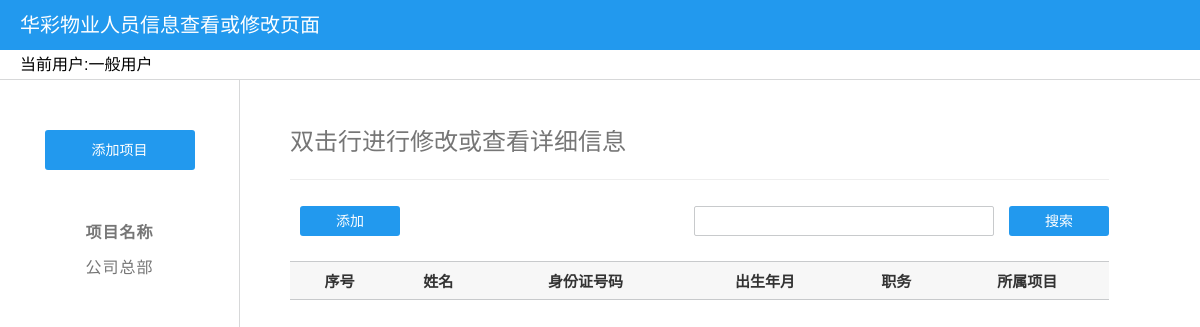
Before: /userinfo/ with the older database file.
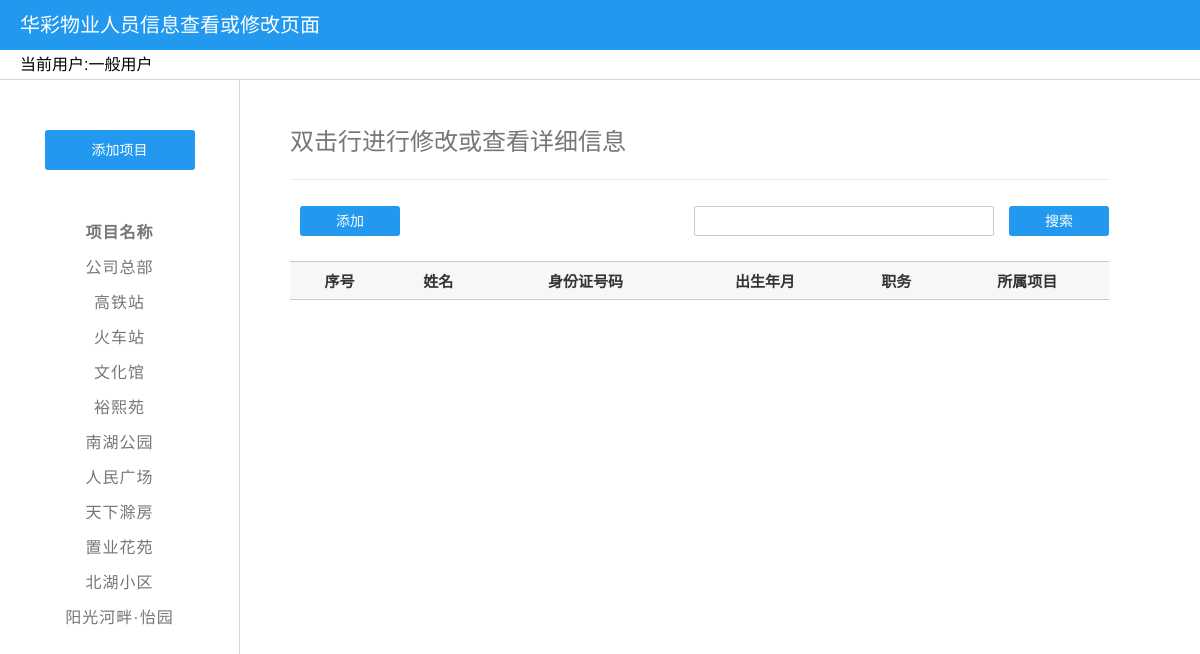
After: the same page with the newer database file.
### web/models.py (models this page shows)
class group(models.Model):
    group_name = models.CharField(max_length=256)                                   #组名
    note = models.TextField()                                                       # 备注

### web/views.py (the view)
# urls.py: url(r'userinfo/$', web.views.userinfo,name='userinfo'),
def userinfo(request):
    group_list = group.objects.all()
    position_list = position.objects.all()
    return render_to_response('userInfo.html',{'group_list':group_list,'position_list':position_list})

### templates/userInfo.html (shortened to what this page needs)
<!DOCTYPE html>
<html lang="en">
<head>
     {% load staticfiles %}
    <link rel="stylesheet" href="{% static "css/userinfo.css" %}" type="text/css">
    <link rel="stylesheet" href="{% static "fonts/iconfont.css" %}" type="text/css">
</head>
<body>
    <div class="header">
        <div class="header-top">
            华彩物业人员信息查看或修改页面
        </div>
        <div class="header-bottom">
            当前用户:<span id="now-user">一般用户</span>
        </div>
    </div>
    <div>
        <div class="sidebar">
            <input id="add-group"type="button" value="添加项目">
            <ul>
                <li><b>项目名称</b></li>
                {% for item in group_list %}
                    <li>{{ item.group_name }}</li>
                {% endfor %}
            </ul>
        </div>
        <div class="main">
            <div class="user-info-page">
                <div class="user-info-page-top">双击行进行修改或查看详细信息
                </div>
                <div class="search">
                    <input id='add_button' type="button" value="添加">
                    <div class="search-content">
                        <input type="text">
                        <input id="search_button" type="button" value="搜索">
                    </div>
                </div>
                <div class="user-info-page-content">
                    <table class="info-page-table">
                        <tr>
                            <th>序号</th>
                            <th>姓名</th>
                            <th>身份证号码</th>
                            <th>出生年月</th>
                            <th>职务</th>
                            <th>所属项目</th>
                        </tr>
                    </table>
                </div>
            </div>
        </div>
    </div>
</body>
</html>

### static/css/userinfo.css (style rules this page uses)
* { margin:0; padding:0; -webkit-text-stroke-width: 0px; -moz-text-stroke-width: 0px; -o-text-stroke-width: 0px; -ms-text-stroke-width: 0px; box-sizing: border-box; -webkit-box-sizing: border-box; -moz-box-sizing: border-box; -o-box-sizing: border-box; -ms-box-sizing:border-box; }
body { font-family: "Hiragino Sans GB","Microsoft Yahei",arial,\5b8b\4f53,"Helvetica Neue",Helvetica,STHeiTi,sans-serif; font-size: 12px; color: #000; }
input,select,textarea { vertical-align:middle; width: auto; outline: none; border:0; }
div, p, dl, dt, dd, ul, ol, li, h1,h2,h3,h4,h5,h6 { display: block; width: auto; height: auto; }
table { width: 100%; border-collapse: separate; border-spacing:0px; border: 0; }
.header { position: fixed; z-index: 1; height: 80px; width: 100%; font-family: "Helvetica", "Tahoma", "Microsoft Yahei", "微软雅黑", "Simsun", "宋体";; }
.header-top { width: 100%; height: 50px; background-color: #2299ee; color: #FFF; font-size: 20px; line-height: 50px; text-indent: 20px; }
.header-bottom { width: 100%; height: 30px; background-color: #fff; border-bottom: 1px solid #d7d8d9; color: #000; font-size: 16px; line-height: 30px; text-indent: 20px; }
.sidebar { position: fixed; z-index: 2; width:20%; height: 100%; margin-top:80px; border-right: 1px solid #d7d8d9; }
.sidebar input[type="button"] { display:block; width:150px; height: 40px; margin:0 auto; margin-top:50px; background-color: #2299ee; border-radius:3px; color: #FFFFFF; font-size: 14px; line-height: 25px; cursor:pointer; }
.sidebar ul { margin-top:35px; text-align: center; padding: 10px; letter-spacing:1px; }
.sidebar li { width:100%; height: 35px; color: #767676; font-size: 16px; line-height: 35px; cursor: pointer; }
.main { float: right; width:80%; margin-top:80px; padding: 50px 0px 0px 50px; }
.user-info-page { display:block; }
.user-info-page-top { clear: both; width: 90%; height: 50px; overflow: hidden; margin-bottom:20px; border-bottom: 1px solid #eeeeee; color: #767676; font-size: 24px; line-height: 24px; }
.search { width: 90%; height: 41px; margin-bottom: 20px; font-size: 18px; line-height:41px; }
.search input[type="text"] { margin-left:10px; width:300px; height: 30px; line-height: 30px; border:1px solid #c8cacc; border-radius: 2px; font-size: 14px; text-indent: 15px; color: #767676; }
.search input[type="button"] { width:100px; height: 30px; margin-left: 10px; border-radius:3px; background-color: #2299ee; color: #FFFFFF; font-size: 14px; line-height: 30px; cursor:pointer; }
.search-content { float: right; }
.user-info-page-content { width: 90%; font-size: 16px; }
table.info-page-table { border-width: 1px; border-color: #666666; border-collapse: collapse; color:#333333; font-size:15px; text-align: center; cursor: pointer; }
table.info-page-table tr { border-collapse: collapse; border-top:1px solid #c8cacc; border-bottom:1px solid #c8cacc; }
table.info-page-table th { padding: 8px; background-color: #f7f7f7; }

Changed rows visible on the page:
added group: group_name "高铁站"
added group: group_name "火车站"
added group: group_name "文化馆"
added group: group_name "裕熙苑"
added group: group_name "南湖公园"
added group: group_name "人民广场"
added group: group_name "天下滁房"
added group: group_name "置业花苑"
added group: group_name "北湖小区"
added group: group_name "阳光河畔·怡园"
